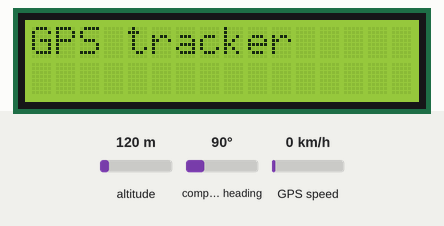
Recording of a program running on a simulated ESP32. On the bench: 16×2 character LCD. The test bench sets the inputs (shaded band); at power-on: altitude 120 m, compass heading 90°, GPS speed 0 km/h. WiFi joins after 1.5 s; servers stay silent unless stated; the GPS gets a fix after 3 s at 37.7749, -122.4194 with 8 satellites; what the program prints to the serial monitor is not drawn.

Above: at 0.1 s.
At 2.2 s:
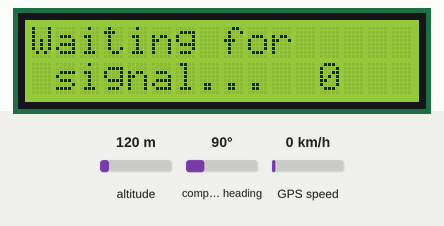
At 3.3 s:
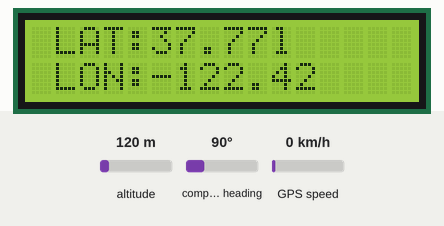

Measured:
- what the display in image 1 shows lasts 1.2 s, from 2.1 s to 3.3 s

The program:

main.cpp
```cpp
// Template ID, Device Name and Auth Token are provided by the Blynk.Cloud
// See the Device Info tab, or Template settings
#define BLYNK_TEMPLATE_ID           "TMPLljOxNZV6"
#define BLYNK_DEVICE_NAME           "Quickstart Device"
#define BLYNK_AUTH_TOKEN            "OFkOkwDgBGleX-coZVkQxJqPL9DY1td6"

// Comment this out to disable prints and save space
#define BLYNK_PRINT Serial

#include <WiFi.h>
#include <WiFiClient.h>
#include <BlynkSimpleEsp32.h>
#include <Arduino.h>
#include <LiquidCrystal.h>
#include <SoftwareSerial.h>
#include <TinyGPS.h>
#include <String.h>

char auth[] = BLYNK_AUTH_TOKEN;
// Your WiFi credentials.
// Set password to "" for open networks.
const char* ssid = "Paulina";
const char* pass = "clapeyron";
BlynkTimer timer;

float lat = 28.5458, lon = 77.1703; // create variable for latitude and longitude object
SoftwareSerial gpsSerial(3, 1);//rx,tx
LiquidCrystal lcd(22, 21, D2, D3, D8, D9);
TinyGPS gps; // create gps object
int i = 0;
bool connected = false;
std::string loc = "";


// This function is called every time t /.he device is connected to the Blynk.Cloud
BLYNK_CONNECTED()
{
  // Change Web Link Button message to "Congratulations!"
  Blynk.setProperty(V3, "offImageUrl", "https://static-image.nyc3.cdn.digitaloceanspaces.com/general/fte/congratulations.png");
  Blynk.setProperty(V3, "onImageUrl", "https://static-image.nyc3.cdn.digitaloceanspaces.com/general/fte/congratulations_pressed.png");
  Blynk.setProperty(V3, "url", "https://docs.blynk.io/en/getting-started/what-do-i-need-to-blynk/how-quickstart-device-was-made");
}

// This function sends Arduino's uptime every second to Virtual Pin 2.
void myTimerEvent()
{
  // You can send any value at any time.
  // Please don't send more that 10 values per second.
  Blynk.virtualWrite(V2, millis() / 1000);
}

void setup() {
  Serial.begin(9600); // connect serial
  gpsSerial.begin(9600); // connect gps sensor
  lcd.begin(16, 2);
  lcd.print("GPS tracker");
  Blynk.begin(auth, ssid, pass);
  timer.setInterval(1000L, myTimerEvent);
  lcd.setCursor(0, 1);
}

void loop() {
  Blynk.run();
  timer.run();
  while (gpsSerial.available() > 0) { // check for gps data
    Serial.println("a");
    if (gps.encode(gpsSerial.read()))// encode gps data
    {
      gps.f_get_position(&lat, &lon); // get latitude and longitude
      lcd.clear();
      lcd.setCursor(1, 0);
      lcd.print("GPS Signal");
      lcd.setCursor(1, 0);
      lcd.print("LAT:");
      lcd.setCursor(5, 0);
      lcd.print(lat);
      lcd.setCursor(0, 1);
      lcd.print(" LON:");
      lcd.setCursor(5, 1);
      lcd.print(lon);
      String latitude = String(lat, 6);
      String longitude = String(lon, 6);
      Blynk.virtualWrite(V1, "lat:" + latitude + " lon:" + longitude); //sending to Blynk
      connected = true;
    }
  }
  if (connected == false)
  {
    lcd.clear();
    lcd.print("Waiting for");
    lcd.setCursor(1, 1);
    lcd.print("signal...");
    lcd.setCursor(12, 1);
    lcd.print(i);
    i++;
  }
  delay(1000);
}
```
